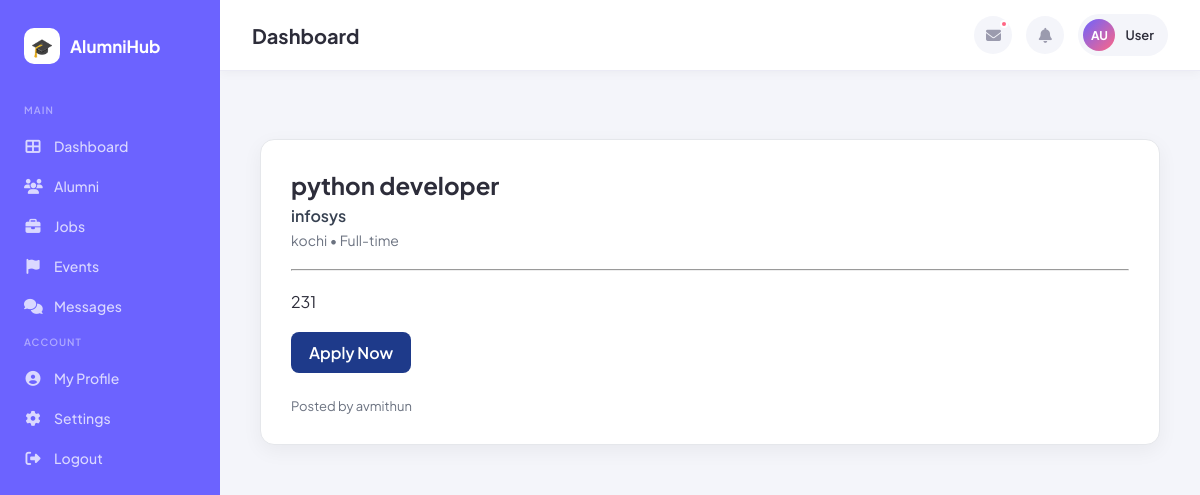
The app's page /jobs/4/ (signed in) with its own data.
### teacher_module/models.py (models this page shows, shortened)
class JobPost(models.Model):
    posted_by = models.ForeignKey(User, on_delete=models.CASCADE, related_name="teacher_job_posts")
    title = models.CharField(max_length=200)
    company = models.CharField(max_length=200)
    location = models.CharField(max_length=150, blank=True)
    job_type = models.CharField(max_length=50, blank=True)
    apply_link = models.URLField(blank=True)
    description = models.TextField()
    created_at = models.DateTimeField(auto_now_add=True)

### alumni_module/views.py (the view)
# urls.py: path('jobs/<int:job_id>/', views.job_detail, name='job_detail'),
@login_required
def job_detail(request, job_id):
    job = get_object_or_404(JobPost, id=job_id)
    return render(request, "alumni/job_detail.html", {"job": job})

### templates/alumni/job_detail.html (shortened to what this page needs)
{% extends "base_dashboard.html" %}
{% block content %}
<div class="container" style="max-width:900px;margin:auto;padding:40px 0;">
    <div class="job-detail-card">
        <h2>{{ job.title }}</h2>
        <p class="company">{{ job.company }}</p>
        <div class="meta">
            {% if job.location %}<span>{{ job.location }}</span>{% endif %}
            {% if job.job_type %}<span>• {{ job.job_type }}</span>{% endif %}
        </div>
        <hr style="margin:20px 0;">
        <p class="desc">{{ job.description|linebreaks }}</p>
        {% if job.apply_link %}
            <a href="{{ job.apply_link }}" target="_blank" class="btn-apply">
                Apply Now
            </a>
        {% endif %}
        <p class="posted">
            Posted by {{ job.posted_by.username }}
        </p>
    </div>
</div>
{% endblock %}

### templates/base_dashboard.html (style rules this page uses)
*, *::before, *::after { box-sizing: border-box; margin: 0; padding: 0; }
:root { --primary: #6C63FF; --primary-light: #EEF0FF; --primary-dark: #5A52D5; --accent: #FF6584; --accent2: #43C6AC; --sidebar-bg: #6C63FF; --sidebar-text: rgba(255,255,255,0.75); --bg: #F4F5FA; --card: #fff; --text: #2D2D3A; --text-muted: #9B9BAE; --border: #EBEBF5; --shadow: 0 4px 20px rgba(108,99,255,0.08); --radius: 16px; }
body { font-family: 'Plus Jakarta Sans', sans-serif; background: var(--bg); color: var(--text); display: flex; min-height: 100vh; }

### templates/alumni/job_detail.html (style rules this page uses)
.job-detail-card { background:#fff; padding:30px; border-radius:14px; border:1px solid #e5e7eb; box-shadow:0 6px 20px rgba(0,0,0,0.05); }
.company { font-weight:600; margin:5px 0; color:#374151; }
.meta { font-size:14px; color:#6b7280; }
.desc { font-size:15px; line-height:1.7; color:#374151; }
.btn-apply { display:inline-block; margin-top:20px; padding:10px 18px; background:#1e3a8a; color:#fff; border-radius:8px; text-decoration:none; font-weight:600; }
.posted { margin-top:25px; font-size:13px; color:#6b7280; }

### records on screen
JobPost: title "python developer", company "infosys", location "kochi", job_type "Full-time", description "231", posted_by.username "avmithun"
